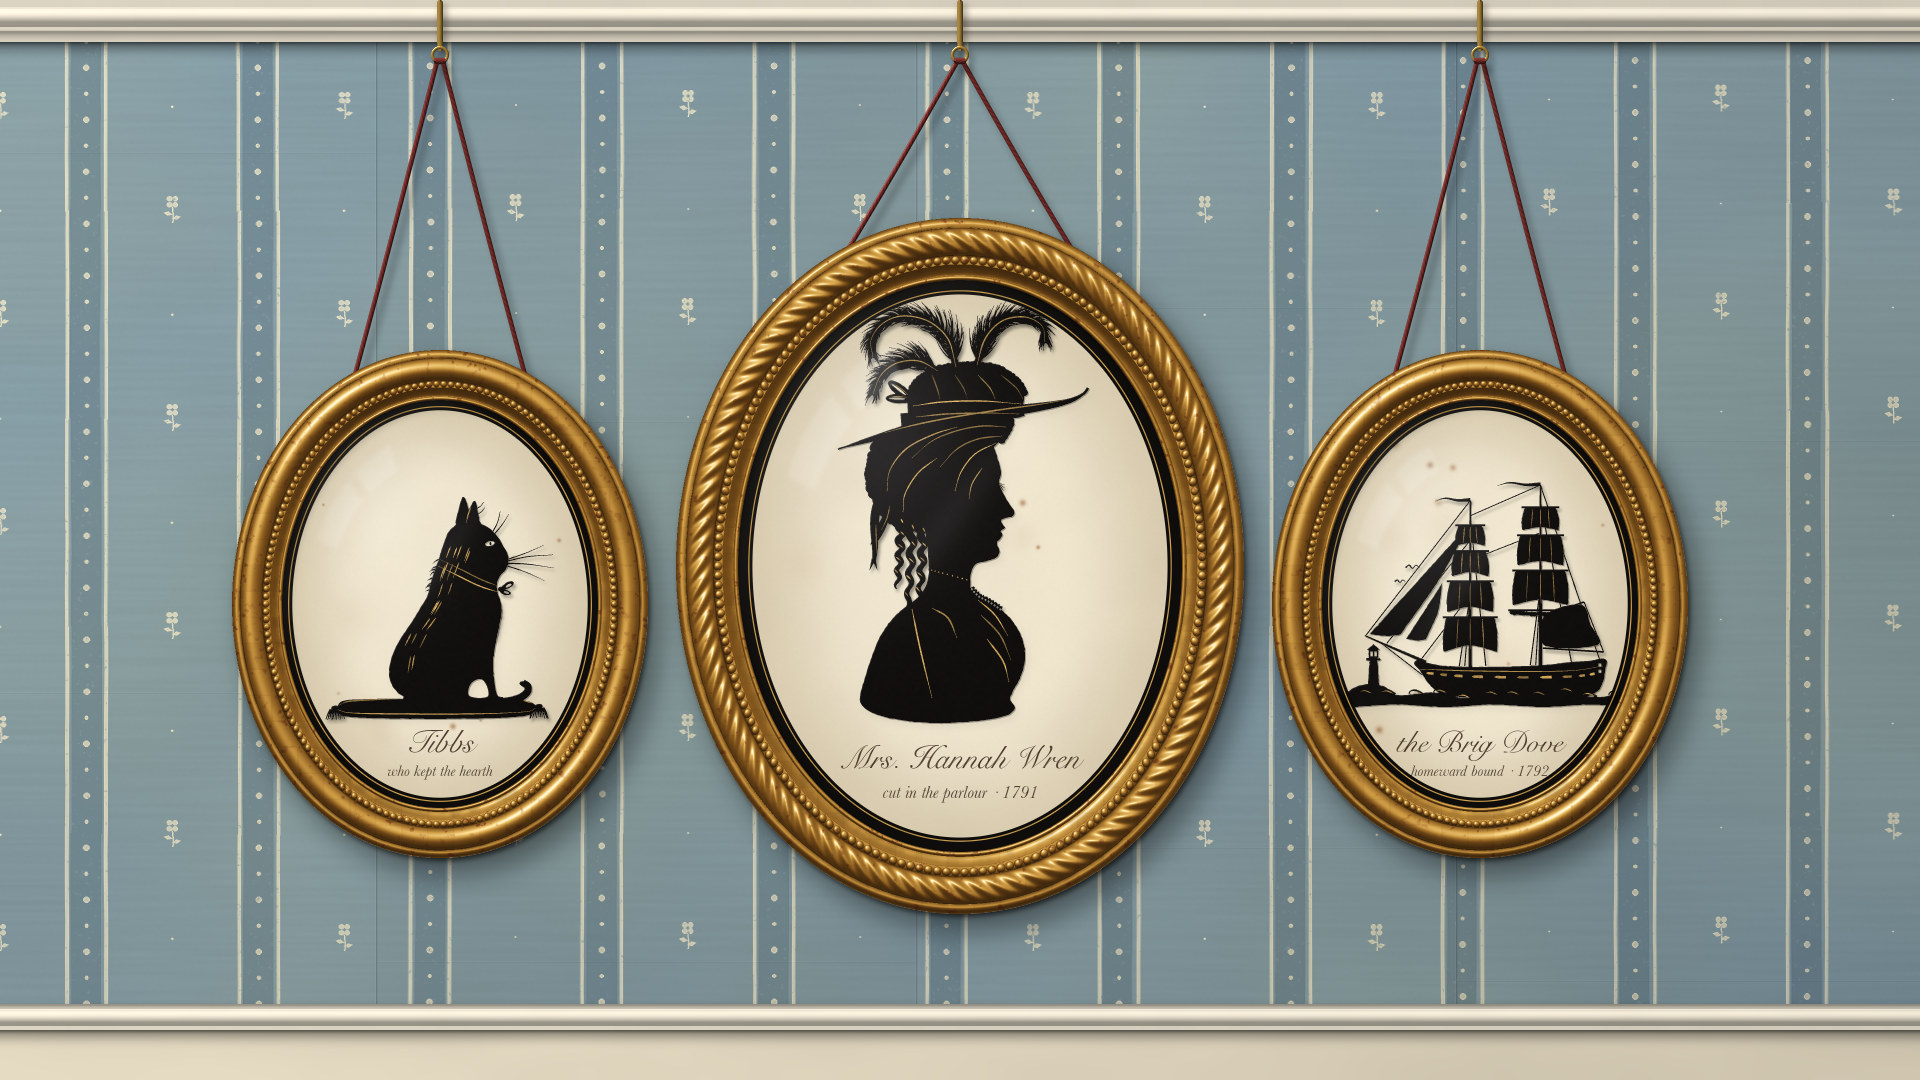

The script that saved this image:
"""Example (cut-paper silhouette / 剪影): 剪影小像 · Shades of the Wren Household — three oval gilt frames hung from a
picture rail on a block-printed Regency stripe wallpaper, c. 1791. In the middle Mrs. Hannah Wren, cut in black
paper in a wide-brimmed hat with ostrich plumes, frizzed hair and ringlets, a puffed fichu; she looks to the right,
toward the brig Dove coming home under full sail past the lighthouse; on the left her tabby Tibbs sits on a
tasselled cushion and looks at her. Loose snips for plume barbs, lashes, whiskers, ribbon ends and rigging;
thin shell-gold bronzing over the black; iron-gall captions; verre eglomise mounts and convex glass.
All three sitters are invented. Draw-on stages: wall -> frames -> lady -> cat -> ship -> bronzing -> captions ->
glass. No image model.
python3 silhouette_family.py [out.jpg] [--stages DIR]
"""
import os, sys, time
sys.path.insert(0, os.path.join(os.path.dirname(os.path.abspath(__file__)), '..', 'lib'))
import numpy as np
from silhouette import Silhouette, smooth

out = sys.argv[1] if len(sys.argv) > 1 and not sys.argv[1].startswith('--') else 'silhouette_family.jpg'
stages = sys.argv[sys.argv.index('--stages') + 1] if '--stages' in sys.argv else None
t0 = time.time()

s = Silhouette(1920, 1080, seed=11)
rng = np.random.default_rng(5)
s.wallpaper(ground='#7d95a0', ink='#ebe0c4')
s.picture_rail(0, 42)
s.chair_rail(1004, 26)
s.stage('wall')

FL = s.frame(440, 604, 158, 204, width=50, hook=True, spread=30)
FC = s.frame(960, 566, 222, 286, width=62, hook=True, spread=34, twist=1.0)
FR = s.frame(1480, 604, 158, 204, width=50, hook=True, spread=30)
s.stage('frames')


def ellipse(cx, cy, rx, ry, rot=0.0, n=36):
    t = np.linspace(0, 2 * np.pi, n, endpoint=False)
    c, si = np.cos(np.radians(rot)), np.sin(np.radians(rot))
    x, y = rx * np.cos(t), ry * np.sin(t)
    return np.stack([cx + x * c - y * si, cy + x * si + y * c], 1)


def arc(cx, cy, r, a0, a1, n=12, ry=None):
    t = np.radians(np.linspace(a0, a1, n))
    return np.stack([cx + r * np.cos(t), cy + (ry or r) * np.sin(t)], 1)


# ==================================================================== Mrs. Hannah Wren (faces right)
L = s.sheet(FC, at=(722, 268), scale=0.5)
body = [(515, 330), (540, 352), (552, 384), (558, 410), (554, 428), (563, 452), (576, 474), (585, 488), (580, 497),
        (568, 500), (558, 504), (562, 514), (566, 520), (557, 526), (561, 532), (556, 542), (549, 550), (555, 565),
        (550, 578), (530, 586), (508, 592), (498, 610), (497, 640),
        (505, 652), (535, 668), (572, 696), (598, 735), (606, 778), (598, 815), (584, 842), (576, 862), (586, 880),
        (566, 896), (510, 906), (430, 910), (350, 903), (298, 888), (276, 866),
        (283, 830), (298, 782), (318, 734), (350, 692), (392, 658), (412, 622), (412, 570), (406, 510), (414, 440),
        (440, 375), (478, 340)]
L.shape(smooth(body, 6))
frizz = [(552, 350), (566, 336), (578, 318), (582, 300), (540, 296), (470, 304), (400, 316), (340, 336), (306, 372),
         (300, 420), (314, 466), (348, 500), (392, 516), (430, 505), (470, 450), (520, 380)]
L.shape(smooth(frizz, 6))
L.scallop(smooth([(394, 518), (350, 502), (316, 468), (300, 420), (306, 372), (334, 338)], 8, closed=False), r=(9, 14), outset=0.25)
L.scallop(smooth([(576, 312), (568, 330), (556, 346)], 6, closed=False), r=(6, 8), outset=0.2)
for k in range(9):                                                                    # a few loose wisps
    a0 = np.radians(150 + k * 14); x0, y0 = 440 + 128 * np.cos(a0), 410 + 100 * np.sin(a0)
    L.snip(smooth([(x0, y0), (x0 - 10 + rng.normal(0, 3), y0 + 4), (x0 - 16, y0 + 14 + rng.normal(0, 3))], 4, closed=False), 2.6, 0.3)
# hat: a wide brim seen almost edge-on (thick at the crown, tapering, front turned up, back drooping),
# a low ruched crown, a ribbon bow with long loops, two streamers, three ostrich plumes
u = np.linspace(0, 1, 60)
brim_c = smooth([(232, 362), (300, 342), (380, 320), (470, 302), (560, 288), (640, 277), (694, 266), (722, 252), (732, 240)], 6, closed=False)
L.snip(brim_c, 3 + 19 * np.sin(np.pi * np.clip(u * 1.08 - 0.04, 0, 1)) ** 0.8 + 2 * u, loose=False)
crown = [(388, 316), (372, 286), (376, 250), (398, 222), (440, 202), (495, 195), (548, 202), (588, 224), (604, 254),
         (598, 284), (588, 300)]
L.shape(smooth(crown, 6))
L.scallop(smooth([(374, 262), (384, 234), (412, 210), (452, 198), (500, 193), (548, 200), (586, 222), (604, 250)], 8, closed=False),
          r=(6, 8), outset=0.1, step=1.15)
knot = np.array([378.0, 262.0])
for (ang, ln, wd) in [(-142, 50, 18), (-178, 44, 15)]:
    d_ = np.array([np.cos(np.radians(ang)), np.sin(np.radians(ang))])
    c_ = knot + d_ * ln * 0.55
    L.shape(ellipse(c_[0], c_[1], ln * 0.6, wd * 0.62, ang, 30))
    L.hole(ellipse(c_[0] + d_[0] * 4, c_[1] + d_[1] * 4, ln * 0.36, wd * 0.12, ang, 20))      # the slit inside the loop
L.disc(knot[0], knot[1], 11)
streamers = []
for k, (x0, ln, ph) in enumerate([(366, 300, 0.0), (376, 250, 1.6)]):
    p = np.stack([x0 - 66 * u - 8 * u ** 2 + 12 * np.sin(2 * np.pi * 1.2 * u + ph), 290 + ln * u], 1)
    L.snip(p, 16 * (0.25 + 0.75 * np.abs(np.cos(np.pi * 1.5 * u + ph))) + 2)
    e = p[-1]; streamers.append(p)
    L.snip([e - (0, 8), e + (-8, 14)], 8, 0); L.snip([e - (0, 8), e + (7, 13)], 8, 0)
# ostrich plumes: a tapering rachis with long curly barbs both sides
plumes = [[(468, 198), (452, 142), (412, 106), (360, 96), (320, 112), (298, 144), (302, 178)],
          [(510, 194), (526, 142), (560, 106), (606, 98), (640, 116), (646, 148)],
          [(432, 206), (394, 186), (350, 190), (318, 214), (302, 252)]]
for k, pl in enumerate(plumes):
    c = smooth(pl, 10, closed=False)
    L.snip(c, 14, 3, loose=False)
    L.fringe(c, 120 if k < 2 else 80, (46, 18), angle=55, width=3.4, side=(1, -1), bend=0.55, jitter=0.3, start=0.04)
# corkscrew ringlets falling behind the neck
rings = [L.ringlet(x, y, ln, 19, 5, 5, lean=-0.06) for (x, y, ln) in [(380, 500, 200), (402, 508, 176), (358, 492, 150)]]
# lashes, a lace frill at the neckline
for (x, y, dx, dy) in [(549, 431, 16, 3), (550, 433, 15, 7), (551, 435, 12, 10)]:
    L.snip([(x, y), (x + dx * 0.6, y + dy * 0.3), (x + dx, y + dy)], 2.4, 0.3)
L.lace(smooth([(497, 640), (512, 656), (534, 668), (558, 684)], 6, closed=False), depth=8, step=7)
s.paste(L)
s.stage('lady')

# ==================================================================== Tibbs the cat (faces right, toward her)
def cat_warp(P):
    """re-proportion the cat: head 1.12x and lowered, body squashed toward the cushion, haunch a little fuller"""
    x, y = P[:, 0], P[:, 1]
    hx, hy = 640 + (x - 640) * 1.12, 340 + (y - 340) * 1.12 + 151
    by = 855 - (855 - y) * 0.62
    bx = x - 16 * np.clip((y - 560) / 200, 0, 1) * np.clip((640 - x) / 80, 0, 1)
    w = np.clip((y - 390) / 80, 0, 1); w = w * w * (3 - 2 * w)
    return np.stack([hx * (1 - w) + bx * w, hy * (1 - w) + by * w], 1)


C = s.sheet(FL, at=(206, 342), scale=0.42, warp=cat_warp)
cushion = [(330, 872), (350, 852), (460, 846), (600, 846), (740, 850), (776, 862), (786, 884), (760, 912),
           (640, 922), (460, 922), (350, 914), (326, 894)]
C.shape(smooth(cushion, 6))
for (tx, ty, sg) in [(330, 878, -1), (786, 872, 1)]:
    C.disc(tx + sg * 6, ty + 4, 10)
    for j in range(11):
        x = tx + sg * 6 + (j - 5) * 2.4
        C.snip([(x, ty + 8), (x + (j - 5) * 1.3, ty + 28), (x + (j - 5) * 2.0 + rng.normal(0, 1), ty + 48 + rng.normal(0, 3))], 3.4, 1.2)
cat = [(708, 350), (700, 335), (690, 318), (676, 302), (662, 292),                    # nose, bridge, forehead
       (652, 286), (646, 262), (640, 238),                                           # near ear: front edge to tip
       (628, 256), (614, 278),                                                       # back edge of the ear
       (600, 290), (584, 306), (574, 330), (564, 362),                               # skull, nape
       (548, 404), (524, 462), (498, 530), (474, 596), (456, 662), (450, 730), (458, 790), (478, 828), (506, 848),   # back, haunch
       (560, 854), (640, 855), (692, 855), (708, 850), (706, 840), (694, 834),          # base, front paw
       (688, 800), (684, 740), (684, 690),                                           # front leg
       (690, 630), (698, 566), (704, 510), (700, 466),                               # chest
       (692, 436), (688, 414), (694, 398), (704, 388), (710, 376), (712, 364)]       # throat, chin, muzzle
C.shape(smooth(cat, 6))
C.shape(smooth([(600, 290), (606, 256), (616, 230), (628, 262), (626, 284)], 4))      # the far ear, just behind
tail = smooth([(486, 842), (540, 858), (620, 862), (700, 860), (742, 846), (764, 822), (766, 798), (754, 784)], 8, closed=False)
C.snip(tail, np.linspace(30, 16, 20), loose=False)
C.disc(754, 786, 8)
C.hole(smooth([(670, 838), (668, 796), (656, 772), (638, 778), (628, 808), (632, 838)], 5))   # gap between the legs
C.hole(ellipse(672, 330, 10, 5, rot=-12, n=24))                                              # the eye
C.shape(ellipse(673, 330, 1.9, 4.4, n=12))                                                    # its slit pupil
for w in [[(706, 368), (752, 358), (806, 354)], [(706, 372), (754, 374), (808, 382)], [(704, 376), (746, 390), (790, 408)],
          [(702, 366), (744, 352), (786, 334)], [(680, 312), (698, 290), (712, 268)], [(675, 310), (688, 286), (694, 262)]]:
    C.snip(smooth(w, 8, closed=False), 2.8, 0.3)
C.fringe(smooth([(700, 470), (702, 520), (696, 570), (690, 620)], 6, closed=False), 18, (18, 12), angle=55, width=4, side=(1,), bend=0.3)
C.fringe(smooth([(564, 362), (552, 396), (538, 430)], 6, closed=False), 8, 13, angle=60, width=4, side=(1,), bend=0.3)
for (x, y) in [(646, 268), (644, 256)]:
    C.snip([(x, y), (x + 9, y - 6), (x + 15, y - 14)], 2.4, 0.3)
for (bx, by, rot) in [(712, 418, -30), (710, 436, 25)]:                          # ribbon bow at the throat
    C.shape(ellipse(bx, by, 14, 7.5, rot, n=20), loose=True)
    C.hole(ellipse(bx + 2, by, 6.5, 2.8, rot, n=16))
C.disc(698, 426, 6.5)
s.paste(C)
s.stage('cat')

# ==================================================================== the brig Dove, homeward (sails left)
R = s.sheet(FR, at=(1322, 400), scale=0.39)
sea_y = lambda x: 756 + 5 * np.sin(x / 26.0) + 4 * np.sin(x / 61.0 + 1.3)
top = [(x, sea_y(x)) for x in np.arange(14, 797, 8)]
bot = [(x, 784 + 3 * np.sin(x / 40.0)) for x in np.arange(790, 20, -10)]
R.shape(np.array(top + [(800, 772)] + bot + [(10, 772)]))
crests = np.arange(40, 790, 64) + rng.uniform(-8, 8, 12)
for x0 in crests:                                                           # crests curling forward (left)
    y0 = sea_y(x0)
    R.snip(smooth([(x0 + 26, y0 + 2), (x0 + 8, y0 - 9), (x0 - 6, y0 - 9), (x0 - 12, y0 - 2), (x0 - 7, y0 + 1)], 6, closed=False), 7, 1.5)
hull = [(236, 676), (250, 692), (264, 714), (284, 738), (308, 754), (360, 762), (500, 766), (640, 764), (690, 756),
        (712, 740), (722, 716), (726, 690), (730, 668), (714, 663), (692, 668), (640, 672), (560, 680), (460, 684),
        (360, 684), (300, 680), (262, 672), (244, 666)]
R.shape(smooth(hull, 5))
for (x, y) in [(712, 680), (712, 696)]:
    R.hole([(x - 3, y - 4), (x + 4, y - 4), (x + 4, y + 3), (x - 3, y + 3)])        # stern windows
R.snip([(380, 686), (380, 300), (380, 258)], 8, 3, loose=False)                     # foremast
R.snip([(560, 682), (560, 262), (560, 218)], 9, 3, loose=False)                     # mainmast
R.snip([(266, 672), (150, 622), (110, 604)], 8, 3, loose=False)                     # bowsprit + jib-boom
R.line([(566, 636), (722, 646)], 4); R.line([(566, 552), (672, 518)], 4)         # boom, gaff
TIERS = [(380, [(322, 374, 30), (388, 452, 40), (466, 544, 52), (558, 646, 62)]),
         (560, [(276, 334, 40), (348, 424, 52), (438, 526, 64)])]


def sail(xt0, xt1, yt, xb0, xb1, yb, roach=6):
    left = smooth([(xt0, yt), (xt0 - 4 - (xt0 - xb0) * 0.5, (yt + yb) / 2), (xb0, yb)], 5, closed=False)
    foot = smooth([(xb0, yb), ((xb0 + xb1) / 2, yb - roach), (xb1, yb)], 5, closed=False)
    right = smooth([(xb1, yb), (xt1 + 4 + (xb1 - xt1) * 0.5, (yt + yb) / 2), (xt1, yt)], 5, closed=False)
    R.shape(np.vstack([left, foot, right]))
    R.line([(xt0 - 8, yt - 1), (xt1 + 8, yt - 1)], 4.5)                                # the yard


for (mx, tiers) in TIERS:
    for i, (yt, yb, hw) in enumerate(tiers):
        sail(mx - hw, mx + hw, yt, mx - hw - 7, mx + hw + 7, yb, roach=8 + i * 3)
R.line([(478, 539), (642, 539)], 4.5)                                                  # main course furled on its yard
R.scallop(smooth([(486, 541), (530, 545), (560, 546), (600, 545), (636, 541)], 6, closed=False), r=(5, 7), outset=-0.5, step=1.2)
for tri in [[(378, 318), (122, 600), (200, 602)], [(308, 470), (216, 612), (266, 614)]]:      # jibs
    h_, t_, c_ = (np.array(v, float) for v in tri)                                         # sharp corners, bellied leech
    foot = smooth([t_, (t_ + c_) / 2 + (0, 4), c_], 5, closed=False)
    leech = smooth([c_, (c_ + h_) / 2 + (10, 2), h_], 6, closed=False)
    R.shape(np.vstack([[h_, t_], foot[1:], leech[1:]]))
R.shape(smooth([(570, 552), (664, 524), (688, 576), (708, 628), (570, 630)], 4))      # spanker
for (a_, b_) in [((380, 258), (112, 604)), ((380, 360), (166, 624)), ((380, 500), (252, 668)), ((560, 218), (382, 296)),
                 ((560, 340), (382, 410)), ((380, 300), (420, 682)), ((560, 262), (640, 674)), ((560, 218), (712, 666)),
                 ((150, 622), (256, 704)), ((380, 500), (352, 682)), ((380, 500), (366, 682)), ((560, 480), (534, 680)),
                 ((560, 480), (548, 680)), ((672, 518), (722, 646))]:
    R.line([a_, b_], 2.2)
for (x, y, ln) in [(380, 258, 90), (560, 218, 110)]:                                  # pennants streaming forward
    p = np.array([(x - u * ln, y - 2 + 6 * np.sin(u * 7) * u) for u in np.linspace(0, 1, 14)])
    R.snip(p, 9, 0.5)
# the lighthouse on its rock, far off to the left: home
R.shape(smooth([(60, 764), (72, 744), (96, 732), (128, 728), (158, 734), (180, 750), (190, 766)], 5))
R.shape([(118, 734), (122, 668), (142, 668), (146, 734)])
R.shape([(114, 662), (150, 662), (150, 668), (114, 668)])
R.shape([(120, 640), (144, 640), (144, 662), (120, 662)])
R.shape([(116, 640), (132, 626), (148, 640)])
R.hole([(124, 645), (130, 645), (130, 657), (124, 657)]); R.hole([(134, 645), (140, 645), (140, 657), (134, 657)])
for (gx, gy, k) in [(232, 432, 1.1), (200, 468, 0.85)]:
    R.snip(smooth([(gx - 16 * k, gy - 2), (gx - 8 * k, gy - 8 * k), (gx, gy), (gx + 8 * k, gy - 8 * k), (gx + 16 * k, gy - 2)], 4, closed=False), 3.4, 1.2)
s.paste(R)
s.stage('ship')

# ==================================================================== bronzing: thin shell gold on the black
hair = [smooth([(568, 318), (520, 316), (468, 326), (420, 346), (380, 380)], 8, closed=False),
        smooth([(560, 336), (512, 342), (470, 362), (436, 398)], 8, closed=False),
        smooth([(548, 350), (506, 372), (478, 408), (466, 446)], 8, closed=False),
        smooth([(470, 318), (420, 334), (368, 362), (336, 404), (330, 446)], 8, closed=False),
        smooth([(430, 380), (392, 410), (366, 452), (362, 488)], 8, closed=False),
        smooth([(520, 400), (500, 432), (494, 462)], 6, closed=False)]
s.bronze(L, hair, width=2.2)
s.bronze(L, [np.array([c_[i] + (-4, 0), c_[i + 3] + (3, 4)]) for c_ in rings for i in range(8, 100, 20)], width=2.4)
s.bronze(L, [brim_c[8:-4] + (0, -5), smooth([(382, 276), (440, 268), (520, 266), (598, 272)], 6, closed=False),
             smooth([(388, 298), (450, 292), (530, 290), (594, 292)], 6, closed=False)], width=2.6)
s.bronze(L, [smooth([(420 + dx, 214), (430 + dx * 1.15, 240), (436 + dx * 1.2, 262)], 5, closed=False) for dx in (0, 46, 92, 138)], width=1.8, bright=0.7)
s.bronze(L, [p[44:-4] + (3, 0) for p in streamers], width=1.8, bright=0.85)
s.bronze(L, [ellipse(knot[0] + np.cos(np.radians(a_)) * l_ * 0.55, knot[1] + np.sin(np.radians(a_)) * l_ * 0.55, l_ * 0.5, 4, a_, 16)[2:7]
             for (a_, l_) in [(-142, 50), (-178, 44)]], width=1.8)
s.bronze(L, [smooth(p, 10, closed=False) for p in plumes], width=2.2)
s.bronze(L, [smooth([(512, 664), (546, 694), (572, 736)], 5, closed=False), smooth([(518, 694), (556, 734), (578, 784)], 5, closed=False),
             smooth([(530, 742), (562, 786), (574, 828)], 5, closed=False), smooth([(380, 682), (396, 760), (420, 860)], 5, closed=False),
             smooth([(420, 680), (452, 700), (470, 740)], 5, closed=False)], width=2.8)
beads = smooth([(497, 626), (470, 618), (440, 610), (418, 604)], 6, closed=False)
s.bronze(L, [[p, p + (2.5, 0.5)] for p in beads[::2]], width=3.2)
# cat: fur combed along the back and haunch, ear, collar, cushion piping and buttons
back = np.array([(572, 340), (560, 372), (545, 410), (520, 470), (495, 540), (470, 600), (452, 680), (450, 750), (462, 805)])
fur = []
for k in range(22):
    i = rng.integers(0, len(back) - 2); off = rng.uniform(14, 60)
    seg_ = back[i:i + 2] + np.array([off, rng.uniform(-6, 6)])
    seg_ = seg_[0] + (seg_[1] - seg_[0]) * np.linspace(0, rng.uniform(0.5, 0.9), 4)[:, None]
    fur.append(seg_)
s.bronze(C, fur, width=2.2)
s.bronze(C, [smooth([(632, 252), (626, 268), (622, 286)], 4, closed=False),
             smooth([(694, 420), (650, 404), (604, 382), (566, 364)], 6, closed=False),
             smooth([(692, 434), (648, 418), (600, 396), (562, 378)], 6, closed=False)], width=2.6)
s.bronze(C, [smooth([(334, 870), (356, 856), (420, 849), (470, 847)], 5, closed=False), smooth([(756, 852), (778, 862)], 4, closed=False),
             smooth([(330, 888), (360, 900), (460, 904), (640, 904), (760, 896), (784, 882)], 6, closed=False)], width=3.0)
# ship: gunport band, sail cloths, a glint on every crest, the lighthouse lamp
band = smooth([(268, 700), (360, 708), (500, 711), (640, 709), (712, 700)], 10, closed=False)
s.bronze(R, [band[i:i + 3] for i in range(0, len(band) - 3, 4)], width=6.0, tip=6.0)
s.bronze(R, [smooth([(250, 690), (360, 694), (500, 696), (640, 694), (720, 682)], 8, closed=False)], width=2.2)
cloth = []
for (mx, tiers) in TIERS:
    for (yt, yb, hw) in tiers:
        for q in (-0.5, 0.0, 0.5):
            cloth.append([(mx + q * hw, yt + 4), (mx + q * hw * 1.08, (yt + yb) / 2), (mx + q * (hw + 7), yb - 8)])
s.bronze(R, cloth, width=1.6, bright=0.8)
s.bronze(R, [smooth([(x0 + 20, sea_y(x0) - 1), (x0 + 4, sea_y(x0) - 7), (x0 - 8, sea_y(x0) - 5)], 4, closed=False) for x0 in crests], width=2.4)
s.stage('bronze')

# ==================================================================== captions in iron-gall ink
s.caption(FC, 'Mrs. Hannah Wren', 960, 768, 32)
s.caption(FC, 'cut in the parlour · 1791', 960, 798, 18, style='italic', alpha=0.86)
s.caption(FL, 'Tibbs', 440, 752, 32)
s.caption(FL, 'who kept the hearth', 440, 776, 16, style='italic', alpha=0.86)
s.caption(FR, 'the Brig Dove', 1480, 752, 30)
s.caption(FR, 'homeward bound · 1792', 1480, 776, 16, style='italic', alpha=0.86)
s.stage('captions')

s.glaze()
s.save(out, stages)
print(out, f'{time.time() - t0:.1f}s')
